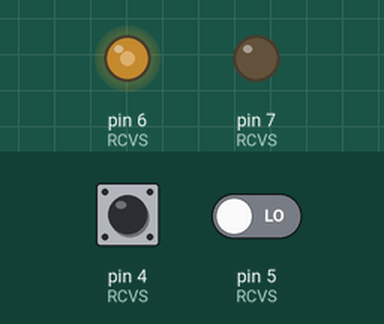
This sketch was run on a simulated Arduino Uno, built with avr-gcc and run on an emulated ATmega328P. Shown: output pins drawn as LEDs (lit = HIGH). Inputs (shaded band) come from the test bench; at power-on: pin 4 (RCVS) LOW, pin 5 (RCVS) LOW. What the sketch prints to the serial monitor is not drawn.

Above: at 1.2 s.
1.3 s: pin 4 (RCVS) driven HIGH
2.8 s: pin 4 (RCVS) pulsed LOW 2 times (0.12 s each, 0.3 s apart)
6.4 s: pin 4 (RCVS) pulsed LOW 5 times (0.12 s each, 0.3 s apart)
Timing chart, 0 to 9.4 s (numbered marks = the images above; inputs shaded):
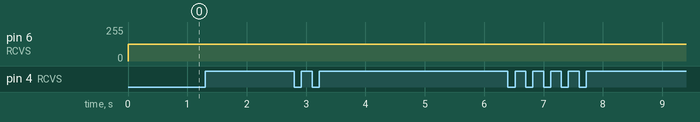

The sketch:

Arduino_Boat_Receiver.ino
```cpp
struct{ //A structure for each side of the boat
  const int TRANSPIN;
  const int MOTORPIN;
  int SIGNALS[10];
  int curSig;
} RCVS[] = {4, 6, {6}, 2,
            5, 7, {5}, 3};

const int powerTwo = 6;

void setup() {
  int i;
  for(i = 0; i < sizeof(RCVS) / sizeof(RCVS[0]); i++){
    pinMode(RCVS[i].TRANSPIN, INPUT);
    pinMode(RCVS[i].MOTORPIN, OUTPUT);
  }
  Serial.begin(9600);
}

void loop(){
  int i;
  for(i = 0; i < sizeof(RCVS) / sizeof(RCVS[0]); i++){
      if(digitalRead(RCVS[i].TRANSPIN) == HIGH){
        delayMicroseconds(1500);
        int signalValue = getSignal(RCVS[i].TRANSPIN);
        Serial.print("Value: ");
        Serial.println(signalValue);
        Serial.println("-----------");
        if(contains(RCVS[i].SIGNALS, signalValue, sizeof(RCVS[i].SIGNALS) / sizeof(RCVS[0].SIGNALS[0])) && signalValue >= RCVS[i].curSig){
          Serial.println("Running");
          if(signalValue > RCVS[i].curSig)
             RCVS[i].curSig = signalValue;
          analogWrite(RCVS[i].MOTORPIN, 255);
          delay(25);
        }else{
          analogWrite(RCVS[i].MOTORPIN, 127); //CHANGE!!!!!!!!!!!!!!!!!!!!!!!!!!!!!!!!!!!!!!
        }
      }else{
        analogWrite(RCVS[i].MOTORPIN, 127); //CHANGE!!!!!!!!!!!!!!!!!!!!!!!!!!!!!!!!!!!!!!!
      }
  }
}

int getSignal(int pin){
  int value = 0;
  int i;
  int power = 1;

  for(i = 0; i < powerTwo; i++){
    int pulseState = digitalRead(pin);
    //Serial.println(pulseState);
    value += power * pulseState;
    power *= 2;
    delay(1);
  }
  return value;
}

int contains(int *arr, int num, int arrSize){
  int i;
  for(i = 0; i < arrSize; i++)
    if(arr[i] == num)
      return i + 1;
  return 0;
}
```

Measured:
- after the input at 1.3 s, every drawn part: stays the same
- after the input at 2.8 s, every drawn part: stays the same
- after the input at 6.4 s, every drawn part: stays the same
